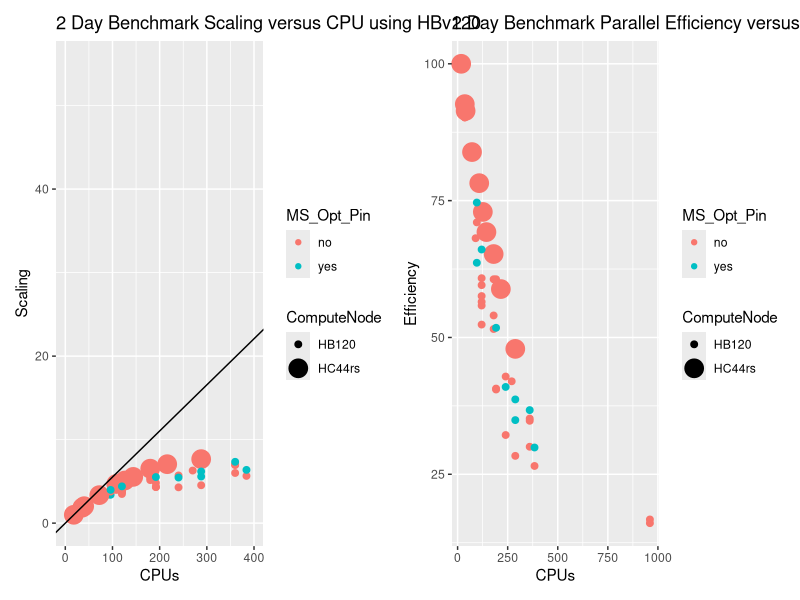

Write the R code that produced this figure.
library(ggplot2)
library(patchwork) # To display 2 charts together

# Script author: Liz Adams
# Affiliation: UNC CMAS Center 
# example from http://monashbioinformaticsplatform.github.io/2015-11-30-intro-r/ggplot.html
# 2nd example from https://r-graph-gallery.com/line-chart-dual-Y-axis-ggplot2.html

curr_wd<-getwd()
setwd(curr_wd)
png(file = paste('hbv120','_','Scaling','_','CPUs','.png',sep=''), width = 1024, height = 768, bg='white')
csv_data<- read.csv("../docs/user_guide_cyclecloud/qa/scaling_HBv120.update6.csv",sep="\t", skip =0, header = TRUE, comment.char = "",check.names = FALSE, quote="", )
print(csv_data)
bad_rows <-
    is.na(csv_data$CPUs) |
    is.na(csv_data$Scaling) |
    is.na(csv_data$Efficiency) |
    is.na(csv_data$MS_Opt_Pin)
p1 <- ggplot(csv_data[!bad_rows,], aes(y=Scaling, x=CPUs, color=MS_Opt_Pin, size=ComputeNode)) +
    geom_point() + ggtitle("2 Day Benchmark Scaling versus CPU using HBv120") +  xlim(0,400) + ylim(0,55)


p2 <- ggplot(csv_data[!bad_rows,], aes(y=Efficiency, x=CPUs, color=MS_Opt_Pin, size=ComputeNode)) +
    geom_point() + ggtitle("2 Day Benchmark Parallel Efficiency versus CPU using HBv120")

# Display both charts side by side thanks to the patchwork package
p1 + geom_abline(intercept = 0, slope = .0552) + p2
